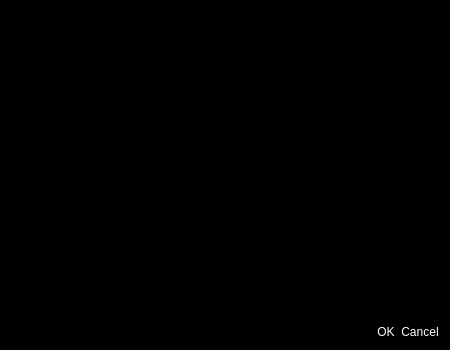
<?xml version="1.0" encoding="UTF-8"?>
<ui version="4.0">
 <class>ConfEditDialog</class>
 <widget class="QDialog" name="ConfEditDialog">
  <property name="windowModality">
   <enum>Qt::WindowModal</enum>
  </property>
  <property name="geometry">
   <rect>
    <x>0</x>
    <y>0</y>
    <width>450</width>
    <height>350</height>
   </rect>
  </property>
  <property name="font">
   <font>
    <pointsize>12</pointsize>
   </font>
  </property>
  <property name="windowTitle">
   <string>Config editor</string>
  </property>
  <property name="styleSheet">
   <string notr="true">* {
background: black;
color: white;
border: 0;
}
</string>
  </property>
  <layout class="QVBoxLayout" name="verticalLayout">
   <item>
    <widget class="QTabWidget" name="tabWidget"/>
   </item>
   <item>
    <widget class="QDialogButtonBox" name="buttonBox">
     <property name="orientation">
      <enum>Qt::Horizontal</enum>
     </property>
     <property name="standardButtons">
      <set>QDialogButtonBox::Cancel|QDialogButtonBox::Ok</set>
     </property>
    </widget>
   </item>
  </layout>
 </widget>
 <resources/>
 <connections>
  <connection>
   <sender>buttonBox</sender>
   <signal>accepted()</signal>
   <receiver>ConfEditDialog</receiver>
   <slot>accept()</slot>
   <hints>
    <hint type="sourcelabel">
     <x>248</x>
     <y>254</y>
    </hint>
    <hint type="destinationlabel">
     <x>157</x>
     <y>274</y>
    </hint>
   </hints>
  </connection>
  <connection>
   <sender>buttonBox</sender>
   <signal>rejected()</signal>
   <receiver>ConfEditDialog</receiver>
   <slot>reject()</slot>
   <hints>
    <hint type="sourcelabel">
     <x>316</x>
     <y>260</y>
    </hint>
    <hint type="destinationlabel">
     <x>286</x>
     <y>274</y>
    </hint>
   </hints>
  </connection>
 </connections>
</ui>
